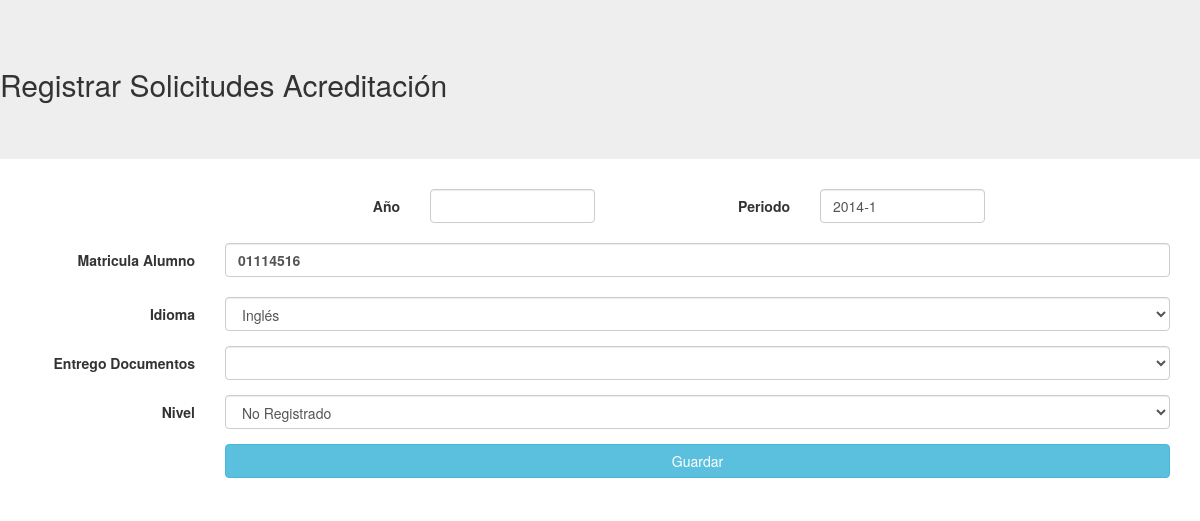
The app's page /FormsEditar/Solicitudes_Acreditaciones.php?Id_Acreditacion=5 with its own data.
### tables this page shows
CREATE TABLE IF NOT EXISTS `acreditaciones` (
  `Id_Acreditacion` int(11) NOT NULL,
  `No_Lote` int(11) NOT NULL,
  `No_Oficio` int(11) NOT NULL,
  `Periodo` varchar(10) NOT NULL,
  `Fecha_Acreditacion` varchar(20) NOT NULL,
  `Matricula_Acreditacion` varchar(10) NOT NULL,
  `Idioma` varchar(50) NOT NULL,
  `Nivel_Acreditacion` varchar(50) NOT NULL
);

### configuracion.php (called while the page is built, shortened)
<?php
  $ACREDITACIONES = "acreditaciones";
?>

### FormsEditar/Solicitudes_Acreditaciones.php (the view, shortened to what this page needs)
<?php
include "../configuracion.php";
$mysqli = new mysqli($SERVIDOR,$USER,$PASS,$BD);
        $Id_Acreditacion = $_GET['Id_Acreditacion'];
        $Ver_Acreditaciones= "SELECT * FROM $ACREDITACIONES WHERE Id_Acreditacion = '$Id_Acreditacion' ";
        $Result_Ver_Acreditaciones = $mysqli->query($Ver_Acreditaciones);
        $row = $Result_Ver_Acreditaciones->fetch_assoc();
 ?>
 <html>
   <head>
     <link rel="stylesheet" href="../includes/css/bootstrap.css">
   </head>
   <body>
     <div class="jumbotron">
       <h2>Registrar Solicitudes Acreditación</h2>
     </div>
     <div class="container">
       <form class="form-horizontal" action="../BibliotecaPHP/Update_Acreditaciones_De_Editar_Solicitudes_Acreditaciones.php" method="post">
         <div class="col-sm-2">
         </div>
        <div class="row">
           <label class="control-label col-sm-2">Año</label>
             <div class="col-sm-2">
               <input class="form-control" type="text" name="Ano_Acreditacion" value="<?php echo $row['Ano_Acreditacion'] ?>">
             </div>
          <label class="control-label col-sm-2">Periodo </label>
            <div class="col-sm-2">
              <input class="form-control" type="text" name="Periodo" value="<?php echo $row['Periodo'] ?>">
            </div>
        </div>
        <br>
         <div class="form-group">
           <label class="control-label col-sm-2"> Matricula Alumno </label>
           <div class="col-sm-10">
             <label class="form-control"><?php echo $row['Matricula_Acreditacion'] ?></label>
           </div>
         </div>
         <div class="form-group">
           <label class="control-label col-sm-2"> Idioma </label>
           <div class="col-sm-10">
             <select class="form-control" type="text" name="Idioma">
               <option><?php echo $row['Idioma'] ?></option>
             </select>
           </div>
         </div>
          <div class="form-group">
            <label class="control-label col-sm-2"> Entrego Documentos </label>
            <div class="col-sm-10">
              <select class="form-control" type="text" name="Docs_Acreditacion">
                <option><?php echo $row['Docs_Acreditacion'] ?></option>
                <option>SI</option>
              </select>
            </div>
          </div>
         <div class="form-group">
           <label class="control-label col-sm-2"> Nivel </label>
           <div class="col-sm-10">
             <select class="form-control" type="text" name="Nivel_Acreditacion">
               <option><?php echo $row['Nivel_Acreditacion'] ?></option>
             </select>
           </div>
         </div>
       <div class="form-group">
         <div class="col-sm-offset-2 col-sm-10">
           <button type="submit" class="btn btn-info btn-block">Guardar</button>
         </div>
       </div>
       </form>
     </div>
   </body>
 </html>

### records on screen
acreditaciones: Periodo "2014-1", Matricula_Acreditacion "01114516", Idioma "Inglés", Nivel_Acreditacion "No Registrado"
